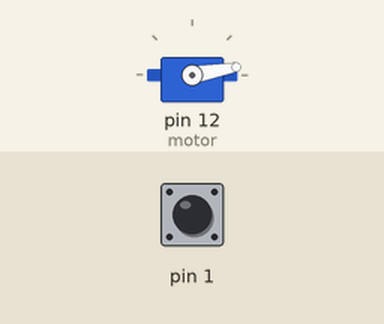
A sketch run on a simulated Arduino Uno, built with avr-gcc and run on an emulated ATmega328P. Parts: servo. Inputs (shaded band) come from the test bench; at power-on: pin 1 HIGH.

Above: at 1.2 s.
1.3 s: pin 1 pulled LOW for 0.15 s
At 1.7 s:
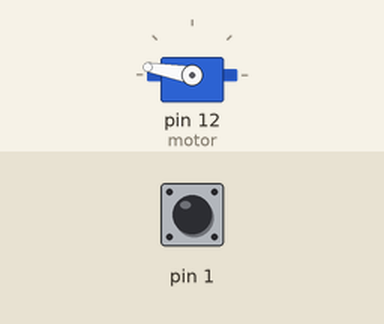
3.3 s: pin 1 pulled LOW for 3.2 s
At 8.0 s:
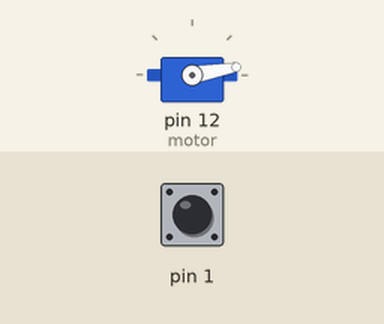
Timing chart, 0 to 9.5 s (numbered marks = the images above; inputs shaded):
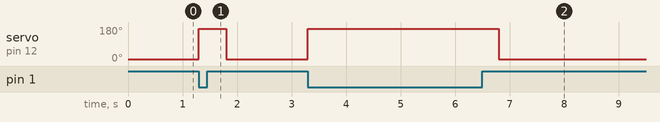

The sketch:

Servo_Motor_Button_Control.ino
```cpp
#include <Servo.h>
Servo motor;


void setup() {
  // put your setup code here, to run once:
  motor.attach(12);
  pinMode(1, 2);

}

void loop() {
  // put your main code here, to run repeatedly:
int pin2 = digitalRead(1);
  if (pin2 == 0){
  motor.write(170); //0도~180도 범위 사실 170도 까지가 안정적임.
  delay(500);
  }

  if (pin2 == 1){
    motor.write(10);
  }
}
```

Measured:
- after the input at 1.3 s, servo on pin 12 (motor): 10° → 170° at once, → 10° 0.50 s later
- after the input at 3.3 s, servo on pin 12 (motor): 10° → 170° at once, → 10° 3.5 s later
